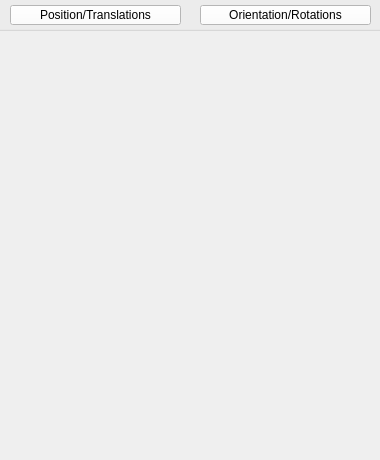
<?xml version="1.0" encoding="UTF-8"?>
<ui version="4.0">
 <class>CQDlgTranslationRotationContainer</class>
 <widget class="QDialog" name="CQDlgTranslationRotationContainer">
  <property name="geometry">
   <rect>
    <x>0</x>
    <y>0</y>
    <width>380</width>
    <height>460</height>
   </rect>
  </property>
  <property name="windowTitle">
   <string>Object/Item position/orientation</string>
  </property>
  <property name="windowOpacity">
   <double>1.000000000000000</double>
  </property>
  <property name="locale">
   <locale language="English" country="UnitedStates"/>
  </property>
  <widget class="QToolButton" name="qqTranslationMode">
   <property name="geometry">
    <rect>
     <x>10</x>
     <y>5</y>
     <width>171</width>
     <height>20</height>
    </rect>
   </property>
   <property name="palette">
    <palette>
     <active>
      <colorrole role="WindowText">
       <brush brushstyle="SolidPattern">
        <color alpha="255">
         <red>0</red>
         <green>0</green>
         <blue>0</blue>
        </color>
       </brush>
      </colorrole>
      <colorrole role="Button">
       <brush brushstyle="SolidPattern">
        <color alpha="255">
         <red>255</red>
         <green>255</green>
         <blue>255</blue>
        </color>
       </brush>
      </colorrole>
      <colorrole role="Light">
       <brush brushstyle="SolidPattern">
        <color alpha="255">
         <red>255</red>
         <green>255</green>
         <blue>255</blue>
        </color>
       </brush>
      </colorrole>
      <colorrole role="Midlight">
       <brush brushstyle="SolidPattern">
        <color alpha="255">
         <red>255</red>
         <green>255</green>
         <blue>255</blue>
        </color>
       </brush>
      </colorrole>
      <colorrole role="Dark">
       <brush brushstyle="SolidPattern">
        <color alpha="255">
         <red>127</red>
         <green>127</green>
         <blue>127</blue>
        </color>
       </brush>
      </colorrole>
      <colorrole role="Mid">
       <brush brushstyle="SolidPattern">
        <color alpha="255">
         <red>170</red>
         <green>170</green>
         <blue>170</blue>
        </color>
       </brush>
      </colorrole>
      <colorrole role="Text">
       <brush brushstyle="SolidPattern">
        <color alpha="255">
         <red>0</red>
         <green>0</green>
         <blue>0</blue>
        </color>
       </brush>
      </colorrole>
      <colorrole role="BrightText">
       <brush brushstyle="SolidPattern">
        <color alpha="255">
         <red>255</red>
         <green>255</green>
         <blue>255</blue>
        </color>
       </brush>
      </colorrole>
      <colorrole role="ButtonText">
       <brush brushstyle="SolidPattern">
        <color alpha="255">
         <red>0</red>
         <green>0</green>
         <blue>0</blue>
        </color>
       </brush>
      </colorrole>
      <colorrole role="Base">
       <brush brushstyle="SolidPattern">
        <color alpha="255">
         <red>255</red>
         <green>255</green>
         <blue>255</blue>
        </color>
       </brush>
      </colorrole>
      <colorrole role="Window">
       <brush brushstyle="SolidPattern">
        <color alpha="255">
         <red>255</red>
         <green>255</green>
         <blue>255</blue>
        </color>
       </brush>
      </colorrole>
      <colorrole role="Shadow">
       <brush brushstyle="SolidPattern">
        <color alpha="255">
         <red>0</red>
         <green>0</green>
         <blue>0</blue>
        </color>
       </brush>
      </colorrole>
      <colorrole role="AlternateBase">
       <brush brushstyle="SolidPattern">
        <color alpha="255">
         <red>255</red>
         <green>255</green>
         <blue>255</blue>
        </color>
       </brush>
      </colorrole>
      <colorrole role="ToolTipBase">
       <brush brushstyle="SolidPattern">
        <color alpha="255">
         <red>255</red>
         <green>255</green>
         <blue>220</blue>
        </color>
       </brush>
      </colorrole>
      <colorrole role="ToolTipText">
       <brush brushstyle="SolidPattern">
        <color alpha="255">
         <red>0</red>
         <green>0</green>
         <blue>0</blue>
        </color>
       </brush>
      </colorrole>
     </active>
     <inactive>
      <colorrole role="WindowText">
       <brush brushstyle="SolidPattern">
        <color alpha="255">
         <red>0</red>
         <green>0</green>
         <blue>0</blue>
        </color>
       </brush>
      </colorrole>
      <colorrole role="Button">
       <brush brushstyle="SolidPattern">
        <color alpha="255">
         <red>255</red>
         <green>255</green>
         <blue>255</blue>
        </color>
       </brush>
      </colorrole>
      <colorrole role="Light">
       <brush brushstyle="SolidPattern">
        <color alpha="255">
         <red>255</red>
         <green>255</green>
         <blue>255</blue>
        </color>
       </brush>
      </colorrole>
      <colorrole role="Midlight">
       <brush brushstyle="SolidPattern">
        <color alpha="255">
         <red>255</red>
         <green>255</green>
         <blue>255</blue>
        </color>
       </brush>
      </colorrole>
      <colorrole role="Dark">
       <brush brushstyle="SolidPattern">
        <color alpha="255">
         <red>127</red>
         <green>127</green>
         <blue>127</blue>
        </color>
       </brush>
      </colorrole>
      <colorrole role="Mid">
       <brush brushstyle="SolidPattern">
        <color alpha="255">
         <red>170</red>
         <green>170</green>
         <blue>170</blue>
        </color>
       </brush>
      </colorrole>
      <colorrole role="Text">
       <brush brushstyle="SolidPattern">
        <color alpha="255">
         <red>0</red>
         <green>0</green>
         <blue>0</blue>
        </color>
       </brush>
      </colorrole>
      <colorrole role="BrightText">
       <brush brushstyle="SolidPattern">
        <color alpha="255">
         <red>255</red>
         <green>255</green>
         <blue>255</blue>
        </color>
       </brush>
      </colorrole>
      <colorrole role="ButtonText">
       <brush brushstyle="SolidPattern">
        <color alpha="255">
         <red>0</red>
         <green>0</green>
         <blue>0</blue>
        </color>
       </brush>
      </colorrole>
      <colorrole role="Base">
       <brush brushstyle="SolidPattern">
        <color alpha="255">
         <red>255</red>
         <green>255</green>
         <blue>255</blue>
        </color>
       </brush>
      </colorrole>
      <colorrole role="Window">
       <brush brushstyle="SolidPattern">
        <color alpha="255">
         <red>255</red>
         <green>255</green>
         <blue>255</blue>
        </color>
       </brush>
      </colorrole>
      <colorrole role="Shadow">
       <brush brushstyle="SolidPattern">
        <color alpha="255">
         <red>0</red>
         <green>0</green>
         <blue>0</blue>
        </color>
       </brush>
      </colorrole>
      <colorrole role="AlternateBase">
       <brush brushstyle="SolidPattern">
        <color alpha="255">
         <red>255</red>
         <green>255</green>
         <blue>255</blue>
        </color>
       </brush>
      </colorrole>
      <colorrole role="ToolTipBase">
       <brush brushstyle="SolidPattern">
        <color alpha="255">
         <red>255</red>
         <green>255</green>
         <blue>220</blue>
        </color>
       </brush>
      </colorrole>
      <colorrole role="ToolTipText">
       <brush brushstyle="SolidPattern">
        <color alpha="255">
         <red>0</red>
         <green>0</green>
         <blue>0</blue>
        </color>
       </brush>
      </colorrole>
     </inactive>
     <disabled>
      <colorrole role="WindowText">
       <brush brushstyle="SolidPattern">
        <color alpha="255">
         <red>127</red>
         <green>127</green>
         <blue>127</blue>
        </color>
       </brush>
      </colorrole>
      <colorrole role="Button">
       <brush brushstyle="SolidPattern">
        <color alpha="255">
         <red>255</red>
         <green>255</green>
         <blue>255</blue>
        </color>
       </brush>
      </colorrole>
      <colorrole role="Light">
       <brush brushstyle="SolidPattern">
        <color alpha="255">
         <red>255</red>
         <green>255</green>
         <blue>255</blue>
        </color>
       </brush>
      </colorrole>
      <colorrole role="Midlight">
       <brush brushstyle="SolidPattern">
        <color alpha="255">
         <red>255</red>
         <green>255</green>
         <blue>255</blue>
        </color>
       </brush>
      </colorrole>
      <colorrole role="Dark">
       <brush brushstyle="SolidPattern">
        <color alpha="255">
         <red>127</red>
         <green>127</green>
         <blue>127</blue>
        </color>
       </brush>
      </colorrole>
      <colorrole role="Mid">
       <brush brushstyle="SolidPattern">
        <color alpha="255">
         <red>170</red>
         <green>170</green>
         <blue>170</blue>
        </color>
       </brush>
      </colorrole>
      <colorrole role="Text">
       <brush brushstyle="SolidPattern">
        <color alpha="255">
         <red>127</red>
         <green>127</green>
         <blue>127</blue>
        </color>
       </brush>
      </colorrole>
      <colorrole role="BrightText">
       <brush brushstyle="SolidPattern">
        <color alpha="255">
         <red>255</red>
         <green>255</green>
         <blue>255</blue>
        </color>
       </brush>
      </colorrole>
      <colorrole role="ButtonText">
       <brush brushstyle="SolidPattern">
        <color alpha="255">
         <red>127</red>
         <green>127</green>
         <blue>127</blue>
        </color>
       </brush>
      </colorrole>
      <colorrole role="Base">
       <brush brushstyle="SolidPattern">
        <color alpha="255">
         <red>255</red>
         <green>255</green>
         <blue>255</blue>
        </color>
       </brush>
      </colorrole>
      <colorrole role="Window">
       <brush brushstyle="SolidPattern">
        <color alpha="255">
         <red>255</red>
         <green>255</green>
         <blue>255</blue>
        </color>
       </brush>
      </colorrole>
      <colorrole role="Shadow">
       <brush brushstyle="SolidPattern">
        <color alpha="255">
         <red>0</red>
         <green>0</green>
         <blue>0</blue>
        </color>
       </brush>
      </colorrole>
      <colorrole role="AlternateBase">
       <brush brushstyle="SolidPattern">
        <color alpha="255">
         <red>255</red>
         <green>255</green>
         <blue>255</blue>
        </color>
       </brush>
      </colorrole>
      <colorrole role="ToolTipBase">
       <brush brushstyle="SolidPattern">
        <color alpha="255">
         <red>255</red>
         <green>255</green>
         <blue>220</blue>
        </color>
       </brush>
      </colorrole>
      <colorrole role="ToolTipText">
       <brush brushstyle="SolidPattern">
        <color alpha="255">
         <red>0</red>
         <green>0</green>
         <blue>0</blue>
        </color>
       </brush>
      </colorrole>
     </disabled>
    </palette>
   </property>
   <property name="mouseTracking">
    <bool>false</bool>
   </property>
   <property name="text">
    <string>Position/Translations</string>
   </property>
   <property name="checkable">
    <bool>true</bool>
   </property>
  </widget>
  <widget class="QToolButton" name="qqRotationMode">
   <property name="geometry">
    <rect>
     <x>200</x>
     <y>5</y>
     <width>171</width>
     <height>20</height>
    </rect>
   </property>
   <property name="palette">
    <palette>
     <active>
      <colorrole role="WindowText">
       <brush brushstyle="SolidPattern">
        <color alpha="255">
         <red>0</red>
         <green>0</green>
         <blue>0</blue>
        </color>
       </brush>
      </colorrole>
      <colorrole role="Button">
       <brush brushstyle="SolidPattern">
        <color alpha="255">
         <red>255</red>
         <green>255</green>
         <blue>255</blue>
        </color>
       </brush>
      </colorrole>
      <colorrole role="Light">
       <brush brushstyle="SolidPattern">
        <color alpha="255">
         <red>255</red>
         <green>255</green>
         <blue>255</blue>
        </color>
       </brush>
      </colorrole>
      <colorrole role="Midlight">
       <brush brushstyle="SolidPattern">
        <color alpha="255">
         <red>255</red>
         <green>255</green>
         <blue>255</blue>
        </color>
       </brush>
      </colorrole>
      <colorrole role="Dark">
       <brush brushstyle="SolidPattern">
        <color alpha="255">
         <red>127</red>
         <green>127</green>
         <blue>127</blue>
        </color>
       </brush>
      </colorrole>
      <colorrole role="Mid">
       <brush brushstyle="SolidPattern">
        <color alpha="255">
         <red>170</red>
         <green>170</green>
         <blue>170</blue>
        </color>
       </brush>
      </colorrole>
      <colorrole role="Text">
       <brush brushstyle="SolidPattern">
        <color alpha="255">
         <red>0</red>
         <green>0</green>
         <blue>0</blue>
        </color>
       </brush>
      </colorrole>
      <colorrole role="BrightText">
       <brush brushstyle="SolidPattern">
        <color alpha="255">
         <red>255</red>
         <green>255</green>
         <blue>255</blue>
        </color>
       </brush>
      </colorrole>
      <colorrole role="ButtonText">
       <brush brushstyle="SolidPattern">
        <color alpha="255">
         <red>0</red>
         <green>0</green>
         <blue>0</blue>
        </color>
       </brush>
      </colorrole>
      <colorrole role="Base">
       <brush brushstyle="SolidPattern">
        <color alpha="255">
         <red>255</red>
         <green>255</green>
         <blue>255</blue>
        </color>
       </brush>
      </colorrole>
      <colorrole role="Window">
       <brush brushstyle="SolidPattern">
        <color alpha="255">
         <red>255</red>
         <green>255</green>
         <blue>255</blue>
        </color>
       </brush>
      </colorrole>
      <colorrole role="Shadow">
       <brush brushstyle="SolidPattern">
        <color alpha="255">
         <red>0</red>
         <green>0</green>
         <blue>0</blue>
        </color>
       </brush>
      </colorrole>
      <colorrole role="AlternateBase">
       <brush brushstyle="SolidPattern">
        <color alpha="255">
         <red>255</red>
         <green>255</green>
         <blue>255</blue>
        </color>
       </brush>
      </colorrole>
      <colorrole role="ToolTipBase">
       <brush brushstyle="SolidPattern">
        <color alpha="255">
         <red>255</red>
         <green>255</green>
         <blue>220</blue>
        </color>
       </brush>
      </colorrole>
      <colorrole role="ToolTipText">
       <brush brushstyle="SolidPattern">
        <color alpha="255">
         <red>0</red>
         <green>0</green>
         <blue>0</blue>
        </color>
       </brush>
      </colorrole>
     </active>
     <inactive>
      <colorrole role="WindowText">
       <brush brushstyle="SolidPattern">
        <color alpha="255">
         <red>0</red>
         <green>0</green>
         <blue>0</blue>
        </color>
       </brush>
      </colorrole>
      <colorrole role="Button">
       <brush brushstyle="SolidPattern">
        <color alpha="255">
         <red>255</red>
         <green>255</green>
         <blue>255</blue>
        </color>
       </brush>
      </colorrole>
      <colorrole role="Light">
       <brush brushstyle="SolidPattern">
        <color alpha="255">
         <red>255</red>
         <green>255</green>
         <blue>255</blue>
        </color>
       </brush>
      </colorrole>
      <colorrole role="Midlight">
       <brush brushstyle="SolidPattern">
        <color alpha="255">
         <red>255</red>
         <green>255</green>
         <blue>255</blue>
        </color>
       </brush>
      </colorrole>
      <colorrole role="Dark">
       <brush brushstyle="SolidPattern">
        <color alpha="255">
         <red>127</red>
         <green>127</green>
         <blue>127</blue>
        </color>
       </brush>
      </colorrole>
      <colorrole role="Mid">
       <brush brushstyle="SolidPattern">
        <color alpha="255">
         <red>170</red>
         <green>170</green>
         <blue>170</blue>
        </color>
       </brush>
      </colorrole>
      <colorrole role="Text">
       <brush brushstyle="SolidPattern">
        <color alpha="255">
         <red>0</red>
         <green>0</green>
         <blue>0</blue>
        </color>
       </brush>
      </colorrole>
      <colorrole role="BrightText">
       <brush brushstyle="SolidPattern">
        <color alpha="255">
         <red>255</red>
         <green>255</green>
         <blue>255</blue>
        </color>
       </brush>
      </colorrole>
      <colorrole role="ButtonText">
       <brush brushstyle="SolidPattern">
        <color alpha="255">
         <red>0</red>
         <green>0</green>
         <blue>0</blue>
        </color>
       </brush>
      </colorrole>
      <colorrole role="Base">
       <brush brushstyle="SolidPattern">
        <color alpha="255">
         <red>255</red>
         <green>255</green>
         <blue>255</blue>
        </color>
       </brush>
      </colorrole>
      <colorrole role="Window">
       <brush brushstyle="SolidPattern">
        <color alpha="255">
         <red>255</red>
         <green>255</green>
         <blue>255</blue>
        </color>
       </brush>
      </colorrole>
      <colorrole role="Shadow">
       <brush brushstyle="SolidPattern">
        <color alpha="255">
         <red>0</red>
         <green>0</green>
         <blue>0</blue>
        </color>
       </brush>
      </colorrole>
      <colorrole role="AlternateBase">
       <brush brushstyle="SolidPattern">
        <color alpha="255">
         <red>255</red>
         <green>255</green>
         <blue>255</blue>
        </color>
       </brush>
      </colorrole>
      <colorrole role="ToolTipBase">
       <brush brushstyle="SolidPattern">
        <color alpha="255">
         <red>255</red>
         <green>255</green>
         <blue>220</blue>
        </color>
       </brush>
      </colorrole>
      <colorrole role="ToolTipText">
       <brush brushstyle="SolidPattern">
        <color alpha="255">
         <red>0</red>
         <green>0</green>
         <blue>0</blue>
        </color>
       </brush>
      </colorrole>
     </inactive>
     <disabled>
      <colorrole role="WindowText">
       <brush brushstyle="SolidPattern">
        <color alpha="255">
         <red>127</red>
         <green>127</green>
         <blue>127</blue>
        </color>
       </brush>
      </colorrole>
      <colorrole role="Button">
       <brush brushstyle="SolidPattern">
        <color alpha="255">
         <red>255</red>
         <green>255</green>
         <blue>255</blue>
        </color>
       </brush>
      </colorrole>
      <colorrole role="Light">
       <brush brushstyle="SolidPattern">
        <color alpha="255">
         <red>255</red>
         <green>255</green>
         <blue>255</blue>
        </color>
       </brush>
      </colorrole>
      <colorrole role="Midlight">
       <brush brushstyle="SolidPattern">
        <color alpha="255">
         <red>255</red>
         <green>255</green>
         <blue>255</blue>
        </color>
       </brush>
      </colorrole>
      <colorrole role="Dark">
       <brush brushstyle="SolidPattern">
        <color alpha="255">
         <red>127</red>
         <green>127</green>
         <blue>127</blue>
        </color>
       </brush>
      </colorrole>
      <colorrole role="Mid">
       <brush brushstyle="SolidPattern">
        <color alpha="255">
         <red>170</red>
         <green>170</green>
         <blue>170</blue>
        </color>
       </brush>
      </colorrole>
      <colorrole role="Text">
       <brush brushstyle="SolidPattern">
        <color alpha="255">
         <red>127</red>
         <green>127</green>
         <blue>127</blue>
        </color>
       </brush>
      </colorrole>
      <colorrole role="BrightText">
       <brush brushstyle="SolidPattern">
        <color alpha="255">
         <red>255</red>
         <green>255</green>
         <blue>255</blue>
        </color>
       </brush>
      </colorrole>
      <colorrole role="ButtonText">
       <brush brushstyle="SolidPattern">
        <color alpha="255">
         <red>127</red>
         <green>127</green>
         <blue>127</blue>
        </color>
       </brush>
      </colorrole>
      <colorrole role="Base">
       <brush brushstyle="SolidPattern">
        <color alpha="255">
         <red>255</red>
         <green>255</green>
         <blue>255</blue>
        </color>
       </brush>
      </colorrole>
      <colorrole role="Window">
       <brush brushstyle="SolidPattern">
        <color alpha="255">
         <red>255</red>
         <green>255</green>
         <blue>255</blue>
        </color>
       </brush>
      </colorrole>
      <colorrole role="Shadow">
       <brush brushstyle="SolidPattern">
        <color alpha="255">
         <red>0</red>
         <green>0</green>
         <blue>0</blue>
        </color>
       </brush>
      </colorrole>
      <colorrole role="AlternateBase">
       <brush brushstyle="SolidPattern">
        <color alpha="255">
         <red>255</red>
         <green>255</green>
         <blue>255</blue>
        </color>
       </brush>
      </colorrole>
      <colorrole role="ToolTipBase">
       <brush brushstyle="SolidPattern">
        <color alpha="255">
         <red>255</red>
         <green>255</green>
         <blue>220</blue>
        </color>
       </brush>
      </colorrole>
      <colorrole role="ToolTipText">
       <brush brushstyle="SolidPattern">
        <color alpha="255">
         <red>0</red>
         <green>0</green>
         <blue>0</blue>
        </color>
       </brush>
      </colorrole>
     </disabled>
    </palette>
   </property>
   <property name="mouseTracking">
    <bool>false</bool>
   </property>
   <property name="text">
    <string>Orientation/Rotations</string>
   </property>
   <property name="checkable">
    <bool>true</bool>
   </property>
  </widget>
  <widget class="QGroupBox" name="groupBox">
   <property name="geometry">
    <rect>
     <x>-10</x>
     <y>-50</y>
     <width>401</width>
     <height>81</height>
    </rect>
   </property>
   <property name="palette">
    <palette>
     <active>
      <colorrole role="WindowText">
       <brush brushstyle="SolidPattern">
        <color alpha="255">
         <red>0</red>
         <green>0</green>
         <blue>0</blue>
        </color>
       </brush>
      </colorrole>
      <colorrole role="Button">
       <brush brushstyle="SolidPattern">
        <color alpha="255">
         <red>250</red>
         <green>250</green>
         <blue>250</blue>
        </color>
       </brush>
      </colorrole>
      <colorrole role="Light">
       <brush brushstyle="SolidPattern">
        <color alpha="255">
         <red>255</red>
         <green>255</green>
         <blue>255</blue>
        </color>
       </brush>
      </colorrole>
      <colorrole role="Midlight">
       <brush brushstyle="SolidPattern">
        <color alpha="255">
         <red>252</red>
         <green>252</green>
         <blue>252</blue>
        </color>
       </brush>
      </colorrole>
      <colorrole role="Dark">
       <brush brushstyle="SolidPattern">
        <color alpha="255">
         <red>125</red>
         <green>125</green>
         <blue>125</blue>
        </color>
       </brush>
      </colorrole>
      <colorrole role="Mid">
       <brush brushstyle="SolidPattern">
        <color alpha="255">
         <red>167</red>
         <green>167</green>
         <blue>167</blue>
        </color>
       </brush>
      </colorrole>
      <colorrole role="Text">
       <brush brushstyle="SolidPattern">
        <color alpha="255">
         <red>0</red>
         <green>0</green>
         <blue>0</blue>
        </color>
       </brush>
      </colorrole>
      <colorrole role="BrightText">
       <brush brushstyle="SolidPattern">
        <color alpha="255">
         <red>255</red>
         <green>255</green>
         <blue>255</blue>
        </color>
       </brush>
      </colorrole>
      <colorrole role="ButtonText">
       <brush brushstyle="SolidPattern">
        <color alpha="255">
         <red>0</red>
         <green>0</green>
         <blue>0</blue>
        </color>
       </brush>
      </colorrole>
      <colorrole role="Base">
       <brush brushstyle="SolidPattern">
        <color alpha="255">
         <red>255</red>
         <green>255</green>
         <blue>255</blue>
        </color>
       </brush>
      </colorrole>
      <colorrole role="Window">
       <brush brushstyle="SolidPattern">
        <color alpha="255">
         <red>250</red>
         <green>250</green>
         <blue>250</blue>
        </color>
       </brush>
      </colorrole>
      <colorrole role="Shadow">
       <brush brushstyle="SolidPattern">
        <color alpha="255">
         <red>0</red>
         <green>0</green>
         <blue>0</blue>
        </color>
       </brush>
      </colorrole>
      <colorrole role="AlternateBase">
       <brush brushstyle="SolidPattern">
        <color alpha="255">
         <red>252</red>
         <green>252</green>
         <blue>252</blue>
        </color>
       </brush>
      </colorrole>
      <colorrole role="ToolTipBase">
       <brush brushstyle="SolidPattern">
        <color alpha="255">
         <red>255</red>
         <green>255</green>
         <blue>220</blue>
        </color>
       </brush>
      </colorrole>
      <colorrole role="ToolTipText">
       <brush brushstyle="SolidPattern">
        <color alpha="255">
         <red>0</red>
         <green>0</green>
         <blue>0</blue>
        </color>
       </brush>
      </colorrole>
     </active>
     <inactive>
      <colorrole role="WindowText">
       <brush brushstyle="SolidPattern">
        <color alpha="255">
         <red>0</red>
         <green>0</green>
         <blue>0</blue>
        </color>
       </brush>
      </colorrole>
      <colorrole role="Button">
       <brush brushstyle="SolidPattern">
        <color alpha="255">
         <red>250</red>
         <green>250</green>
         <blue>250</blue>
        </color>
       </brush>
      </colorrole>
      <colorrole role="Light">
       <brush brushstyle="SolidPattern">
        <color alpha="255">
         <red>255</red>
         <green>255</green>
         <blue>255</blue>
        </color>
       </brush>
      </colorrole>
      <colorrole role="Midlight">
       <brush brushstyle="SolidPattern">
        <color alpha="255">
         <red>252</red>
         <green>252</green>
         <blue>252</blue>
        </color>
       </brush>
      </colorrole>
      <colorrole role="Dark">
       <brush brushstyle="SolidPattern">
        <color alpha="255">
         <red>125</red>
         <green>125</green>
         <blue>125</blue>
        </color>
       </brush>
      </colorrole>
      <colorrole role="Mid">
       <brush brushstyle="SolidPattern">
        <color alpha="255">
         <red>167</red>
         <green>167</green>
         <blue>167</blue>
        </color>
       </brush>
      </colorrole>
      <colorrole role="Text">
       <brush brushstyle="SolidPattern">
        <color alpha="255">
         <red>0</red>
         <green>0</green>
         <blue>0</blue>
        </color>
       </brush>
      </colorrole>
      <colorrole role="BrightText">
       <brush brushstyle="SolidPattern">
        <color alpha="255">
         <red>255</red>
         <green>255</green>
         <blue>255</blue>
        </color>
       </brush>
      </colorrole>
      <colorrole role="ButtonText">
       <brush brushstyle="SolidPattern">
        <color alpha="255">
         <red>0</red>
         <green>0</green>
         <blue>0</blue>
        </color>
       </brush>
      </colorrole>
      <colorrole role="Base">
       <brush brushstyle="SolidPattern">
        <color alpha="255">
         <red>255</red>
         <green>255</green>
         <blue>255</blue>
        </color>
       </brush>
      </colorrole>
      <colorrole role="Window">
       <brush brushstyle="SolidPattern">
        <color alpha="255">
         <red>250</red>
         <green>250</green>
         <blue>250</blue>
        </color>
       </brush>
      </colorrole>
      <colorrole role="Shadow">
       <brush brushstyle="SolidPattern">
        <color alpha="255">
         <red>0</red>
         <green>0</green>
         <blue>0</blue>
        </color>
       </brush>
      </colorrole>
      <colorrole role="AlternateBase">
       <brush brushstyle="SolidPattern">
        <color alpha="255">
         <red>252</red>
         <green>252</green>
         <blue>252</blue>
        </color>
       </brush>
      </colorrole>
      <colorrole role="ToolTipBase">
       <brush brushstyle="SolidPattern">
        <color alpha="255">
         <red>255</red>
         <green>255</green>
         <blue>220</blue>
        </color>
       </brush>
      </colorrole>
      <colorrole role="ToolTipText">
       <brush brushstyle="SolidPattern">
        <color alpha="255">
         <red>0</red>
         <green>0</green>
         <blue>0</blue>
        </color>
       </brush>
      </colorrole>
     </inactive>
     <disabled>
      <colorrole role="WindowText">
       <brush brushstyle="SolidPattern">
        <color alpha="255">
         <red>125</red>
         <green>125</green>
         <blue>125</blue>
        </color>
       </brush>
      </colorrole>
      <colorrole role="Button">
       <brush brushstyle="SolidPattern">
        <color alpha="255">
         <red>250</red>
         <green>250</green>
         <blue>250</blue>
        </color>
       </brush>
      </colorrole>
      <colorrole role="Light">
       <brush brushstyle="SolidPattern">
        <color alpha="255">
         <red>255</red>
         <green>255</green>
         <blue>255</blue>
        </color>
       </brush>
      </colorrole>
      <colorrole role="Midlight">
       <brush brushstyle="SolidPattern">
        <color alpha="255">
         <red>252</red>
         <green>252</green>
         <blue>252</blue>
        </color>
       </brush>
      </colorrole>
      <colorrole role="Dark">
       <brush brushstyle="SolidPattern">
        <color alpha="255">
         <red>125</red>
         <green>125</green>
         <blue>125</blue>
        </color>
       </brush>
      </colorrole>
      <colorrole role="Mid">
       <brush brushstyle="SolidPattern">
        <color alpha="255">
         <red>167</red>
         <green>167</green>
         <blue>167</blue>
        </color>
       </brush>
      </colorrole>
      <colorrole role="Text">
       <brush brushstyle="SolidPattern">
        <color alpha="255">
         <red>125</red>
         <green>125</green>
         <blue>125</blue>
        </color>
       </brush>
      </colorrole>
      <colorrole role="BrightText">
       <brush brushstyle="SolidPattern">
        <color alpha="255">
         <red>255</red>
         <green>255</green>
         <blue>255</blue>
        </color>
       </brush>
      </colorrole>
      <colorrole role="ButtonText">
       <brush brushstyle="SolidPattern">
        <color alpha="255">
         <red>125</red>
         <green>125</green>
         <blue>125</blue>
        </color>
       </brush>
      </colorrole>
      <colorrole role="Base">
       <brush brushstyle="SolidPattern">
        <color alpha="255">
         <red>250</red>
         <green>250</green>
         <blue>250</blue>
        </color>
       </brush>
      </colorrole>
      <colorrole role="Window">
       <brush brushstyle="SolidPattern">
        <color alpha="255">
         <red>250</red>
         <green>250</green>
         <blue>250</blue>
        </color>
       </brush>
      </colorrole>
      <colorrole role="Shadow">
       <brush brushstyle="SolidPattern">
        <color alpha="255">
         <red>0</red>
         <green>0</green>
         <blue>0</blue>
        </color>
       </brush>
      </colorrole>
      <colorrole role="AlternateBase">
       <brush brushstyle="SolidPattern">
        <color alpha="255">
         <red>250</red>
         <green>250</green>
         <blue>250</blue>
        </color>
       </brush>
      </colorrole>
      <colorrole role="ToolTipBase">
       <brush brushstyle="SolidPattern">
        <color alpha="255">
         <red>255</red>
         <green>255</green>
         <blue>220</blue>
        </color>
       </brush>
      </colorrole>
      <colorrole role="ToolTipText">
       <brush brushstyle="SolidPattern">
        <color alpha="255">
         <red>0</red>
         <green>0</green>
         <blue>0</blue>
        </color>
       </brush>
      </colorrole>
     </disabled>
    </palette>
   </property>
   <property name="autoFillBackground">
    <bool>false</bool>
   </property>
   <property name="title">
    <string>GroupBox</string>
   </property>
   <property name="flat">
    <bool>false</bool>
   </property>
  </widget>
  <zorder>groupBox</zorder>
  <zorder>qqTranslationMode</zorder>
  <zorder>qqRotationMode</zorder>
 </widget>
 <tabstops>
  <tabstop>qqTranslationMode</tabstop>
  <tabstop>qqRotationMode</tabstop>
 </tabstops>
 <resources/>
 <connections/>
</ui>
